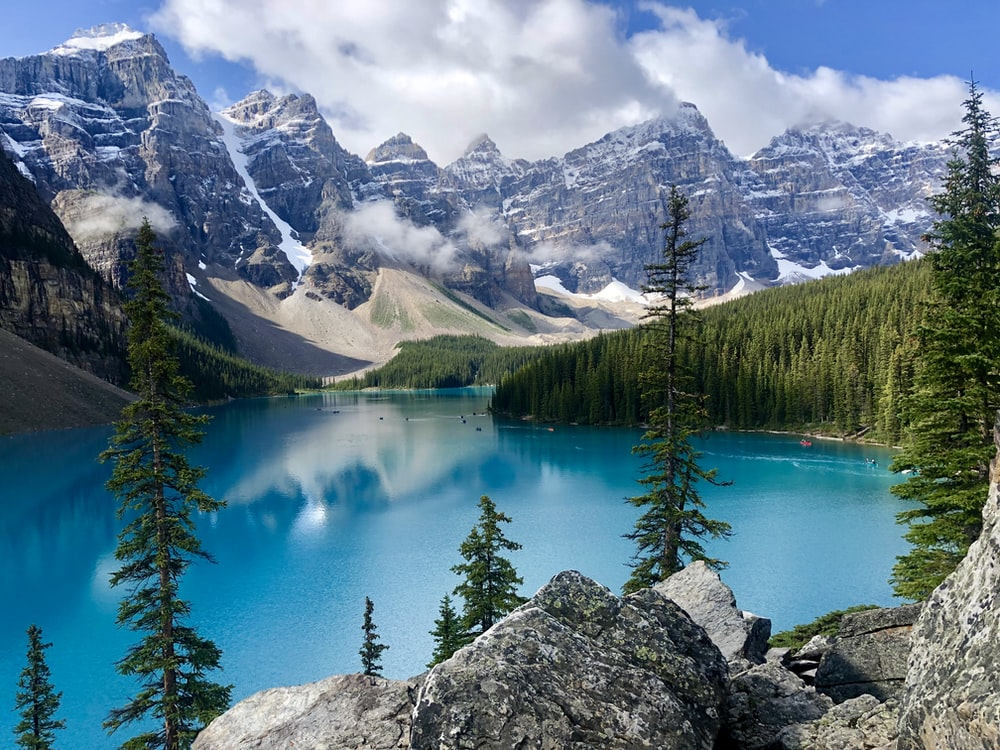
#> input picture 3. Advanced CV/data/nature.png, 1000 x 750 px
$ jupyter execute --allow-errors '5. Histograms.ipynb'
#> lines starting #> are read from the running program, lines starting #| are printed output that depends on the picture
[cell 1]
# import all necessary libraries
import cv2
import os
import numpy as np
import matplotlib.pyplot as plt

[cell 2]
# A simple function to display the image using matplotlib
def show(img, cmap = None, figsize = (7, 7)):
    plt.figure(figsize = figsize)
    if cmap is not None:
        plt.imshow(img, cmap = cmap), plt.axis('off')
    else:
        plt.imshow(img), plt.axis('off')

# About Histograms

- histogram is a graph or plot, which shows the intensity distribution of an image. It is a plot with pixel values [0, 255] in X-axis and corresponding number of pixels in the image on Y-axis.
- By looking at the histogram of an image, you get intuition about contrast, brightness, intensity distribution etc of that image.
- To learn more about histogram, refer [link](https://opencv24-python-tutorials.readthedocs.io/en/latest/py_tutorials/py_imgproc/py_histograms/py_histogram_begins/py_histogram_begins.html#histograms-getting-started)

## Plot Histogram of an image using OpenCV

- `cv2.calcHist(images, channels, mask, histSize, ranges[, hist[, accumulate]])` a built-in cv2 function can be used to find the histogram of an image
  - **images** : it is the source image of type uint8 or float32. it should be given in square brackets, ie, “[img]”.
  - **channels** : it is also given in square brackets. It the index of channel for which we calculate histogram. For example, if input is grayscale image, its value is [0]. For color image, you can pass [0],[1] or [2] to calculate histogram of blue,green or red channel respectively.
  - **mask** : mask image. To find histogram of full image, it is given as “None”. But if you want to find histogram of particular region of image, you have to create a mask image for that and give it as mask. (I will show an example later.)
  - **histSize** : this represents our BIN count. Need to be given in square brackets. For full scale, we pass [256].
  - **ranges** : this is our RANGE. Normally, it is [0,256].

[cell 3]
# Load and display gray Image
img_gray = cv2.imread("data/nature.png", 0)
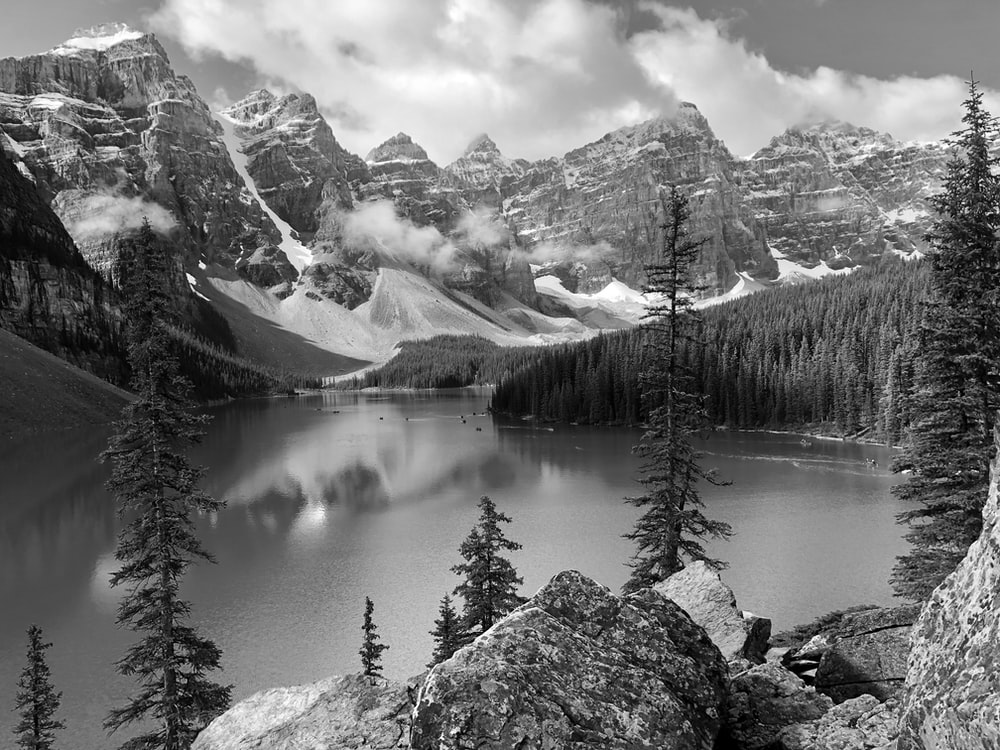
#> img_gray: shape (750, 1000); min 0, max 255, mean 114.7

plt.figure(figsize = (15, 5));
plt.subplot(1, 2, 1), plt.imshow(img_gray, cmap = 'gray'), plt.axis('off'), plt.title("Image");
plt.subplot(1, 2, 2), plt.hist(img_gray.ravel(), bins = 256, range = [0,256]), plt.title("Histogram with matplotlib");
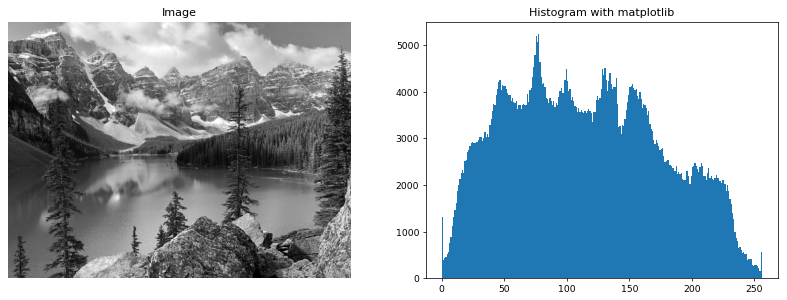
#> figure drawn by matplotlib, 2 panels; panel 2: tallest bar 5239 high, from x = 77 to 78

[cell 4]
# Load original Image
image = cv2.imread("data/nature.png")
#> image is the input picture: shape (750, 1000, 3); mean B, G, R 134.7, 120.7, 95.3

color = ('b','g','r')

# calculate histogram with cv2
plt.figure(figsize = (15, 5))
plt.subplot(1, 2, 1), plt.imshow(image[:, :, ::-1]), plt.axis('off'), plt.title("original Image")
for i,col in enumerate(color):
    histr = cv2.calcHist([image],[i],None,[256],[0,256])
    plt.subplot(1, 2, 2), plt.plot(histr,color = col), plt.xlim([0,256]), plt.title("Histogram")
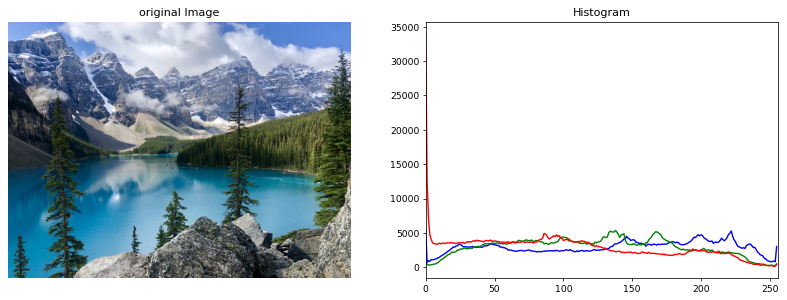
#> figure drawn by matplotlib, 2 panels; panel 2: curve peaks at x = 0, y = 5583; panel 2: curve peaks at x = 138, y = 5367; panel 2: curve peaks at x = 0, y = 34040

# Histogram Equalization

- Consider an image whose pixel values are confined to some specific range of values only.
- For eg, brighter image will have all pixels confined to high values. But a good image will have pixels from all regions of the image.
- So you need to stretch this histogram to either ends (as given in below image, from wikipedia) and that is what Histogram Equalization does (in simple words).
- This normally improves the contrast of the image.
- For detailed information, refer [wikipedia](http://en.wikipedia.org/wiki/Histogram_equalization)

[cell 5]
# To explain above theory, will take one example low contrast image
org = cv2.imread("data/low_contrast_nature.png")
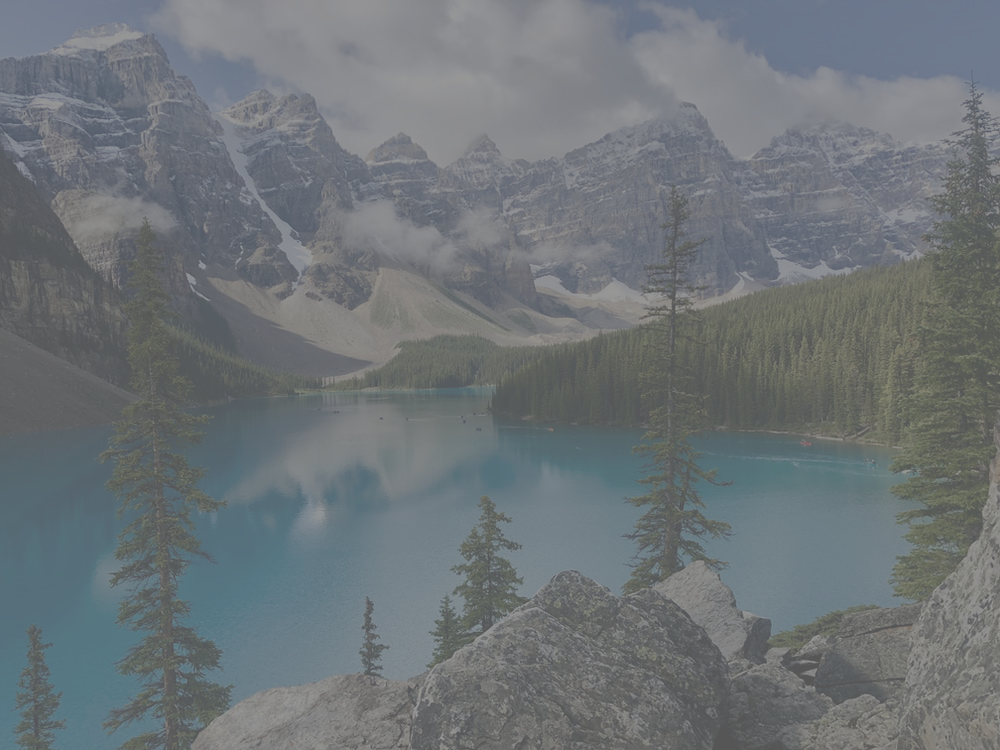
#> input picture 3. Advanced CV/data/low_contrast_nature.png, 1000 x 750 px
#> org is the input picture: shape (750, 1000, 3); mean B, G, R 119.5, 116, 109.7

img = cv2.imread("data/low_contrast_nature.png", 0)
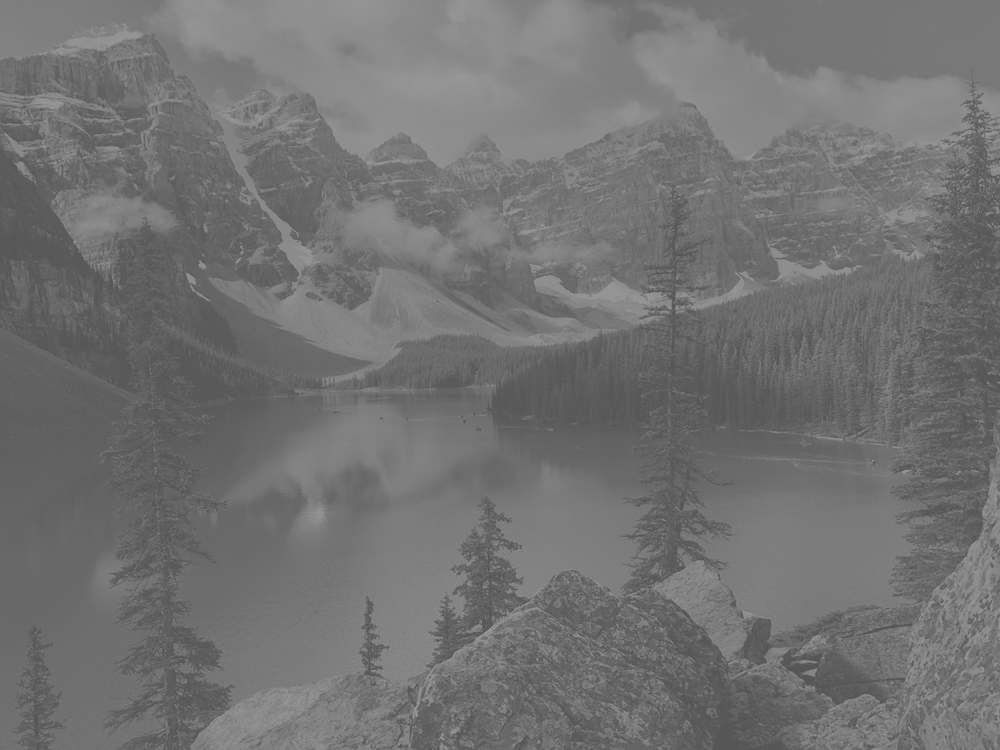
#> img: shape (750, 1000); min 86, max 150, mean 114

# display original image in a subplot
plt.figure(figsize = (15, 5))
plt.subplot(1, 2, 1), plt.imshow(org[:, :, ::-1]), plt.axis('off')

# calculate histogram using numpy
hist,bins = np.histogram(img.flatten(),256,[0,256])
#> hist = 256 values, max 20193 at index 104, min 0 at index 0, mean 2929.7; bins = 257 values from 0 to 256

# calculate cummulative density function
cdf = hist.cumsum()
#> cdf = 256 values from 0 to 750000
cdf_normalized = cdf * hist.max()/ cdf.max()
#> cdf_normalized = 256 values from 0 to 20193

# plot both histogram and cdf curve in the same subplot
plt.subplot(1, 2, 2)
plt.plot(cdf_normalized, color = 'b')
plt.hist(img.flatten(),256,[0,256], color = 'r')
plt.xlim([0,256])
plt.legend(('cdf','histogram'), loc = 'upper left')
plt.show()
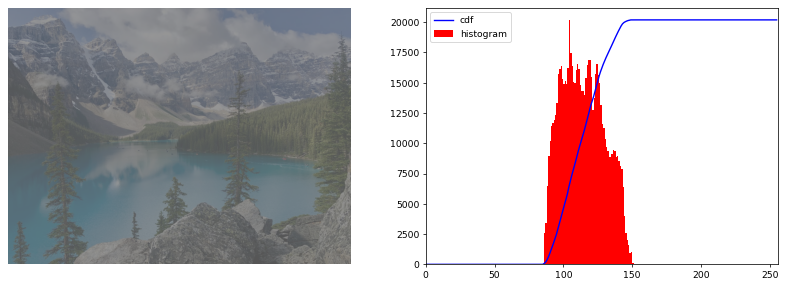
#> figure drawn by matplotlib, 2 panels; panel 2: tallest bar 20193 high, from x = 104 to 105; panel 2: curve peaks at x = 150, y = 20193

As can be seen from above histogram, pixel values are confined to some specific range of values only.

## histogram Equalization using cv2

[cell 6]
img = cv2.imread("data/low_contrast_nature.png", 0)
equ_img = cv2.equalizeHist(img)
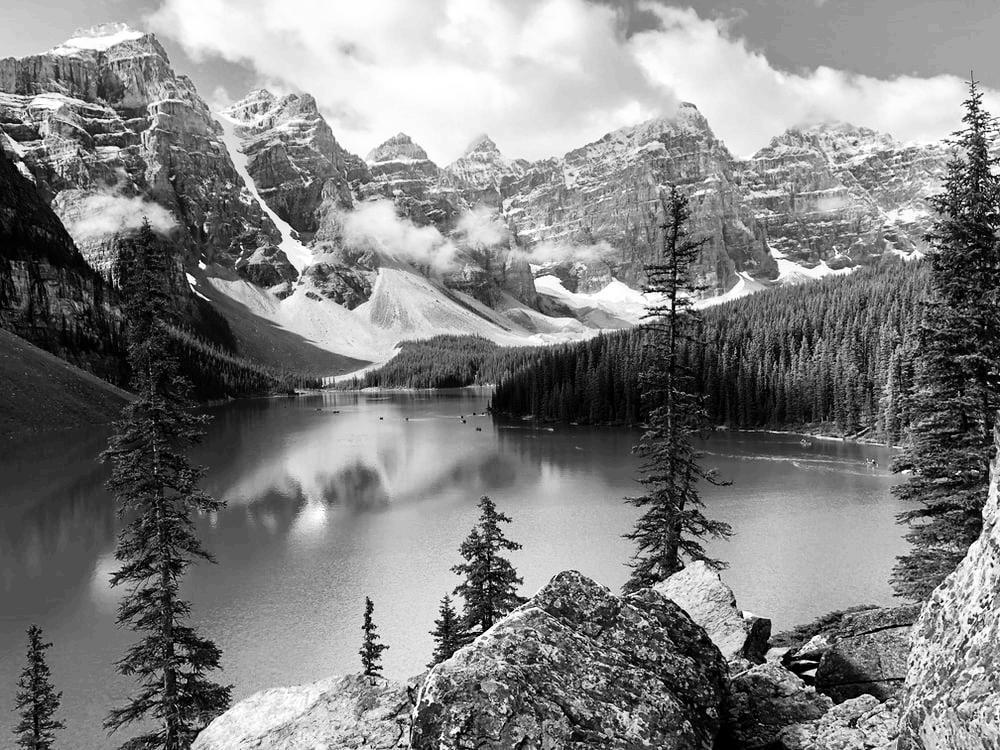
#> equ_img: shape (750, 1000); min 0, max 255, mean 129.4

plt.figure(figsize = (15, 5))
plt.subplot(1, 2, 1), plt.imshow(img, cmap = "gray"), plt.axis('off');
plt.subplot(1, 2, 2), plt.imshow(equ_img, cmap = "gray"), plt.axis('off');
